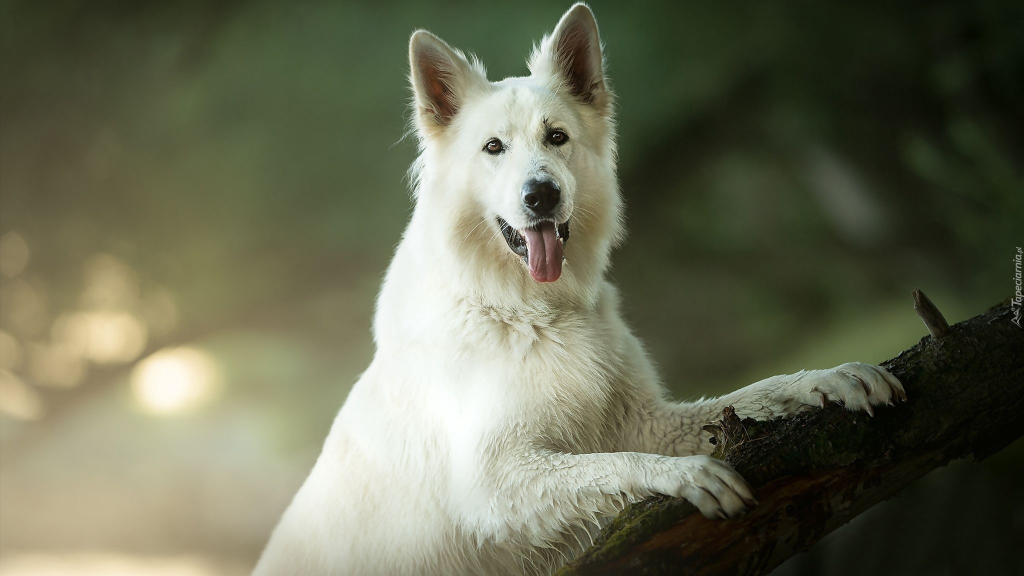
#> input picture Computer-Vision/27924d2cc173c4111754766a0434f048.jpg, 2048 x 1152 px, given in place of 1.MOV, which was not available (shown at 1/2 size)
$ jupyter execute --allow-errors bruno_zmiany.ipynb   (shell and % lines are left out)   (text cells are left out)
#> lines starting #> are read from the running program, lines starting #| are printed output that depends on the picture; after the words box and inside, x2 and y2 are one past the last pixel; in counts of white or black regions, pixels touching at a corner belong together; pictures that were not available may be replaced by others from this repository, and a replacement may not be noted
[cell 1]
import cv2
import numpy as np

from PIL import Image

[cell 2]
clips = [
    '1.MOV',
    '2.MOV',
    '3.MOV',
    'MEDIUM_1.MOV',
    'MEDIUM_2.MOV',
    'MEDIUM_3.MOV',
    'HARD_1.MOV',
    'HARD_2.MOV',
    'HARD_3.MOV',
]

clips = [f'data/{clip}' for clip in clips]

[cell 3]
def imshow(a):
    a = a.clip(0, 255).astype("uint8")
    if a.ndim == 3:
        if a.shape[2] == 4:
            a = cv2.cvtColor(a, cv2.COLOR_BGRA2RGBA)
        else:
            a = cv2.cvtColor(a, cv2.COLOR_BGR2RGB)
    display(Image.fromarray(a))

[cell 4]
def load_video(path):
    cap = cv2.VideoCapture(path)
    if cap.isOpened():
        print('Opened the file successfully.')

    print(f"File name: {path}")
    # Height and width of the video
    height = cap.get(cv2.CAP_PROP_FRAME_HEIGHT)
    width = cap.get(cv2.CAP_PROP_FRAME_WIDTH)

    print(f"Height: {height}, Width: {width}")

    # Number of frames in the video
    FPS = cap.get(cv2.CAP_PROP_FPS)
    print(f"FPS: {FPS}")

    return cap, int(height), int(width), FPS

[cell 5]
test_video, test_height, test_width, test_FPS = load_video(clips[-1])

[cell 6]
def proper_opening(img, struct):
  transformed = cv2.morphologyEx(
      cv2.morphologyEx(
          cv2.morphologyEx(img, cv2.MORPH_CLOSE, struct), cv2.MORPH_OPEN, struct
      ), cv2.MORPH_CLOSE, struct
  )

  return np.min(np.stack((transformed, img), axis=2), axis=2)

[cell 7]
# pre process images used for reference
assassin = cv2.imread('data/assassin.jpg', cv2.IMREAD_COLOR)
neutral1 = cv2.imread('data/neutral1.jpg', cv2.IMREAD_COLOR)
neutral2 = cv2.imread('data/neutral2.jpg', cv2.IMREAD_COLOR)

# rotate left and downscale
assassin = cv2.rotate(assassin, cv2.ROTATE_90_COUNTERCLOCKWISE)
#> (the rest of this cell did not finish here and is left out)

[cell 8]
def do_everything(input_file_path, output_file_path):
#> called with input_file_path = 'data/1.MOV', output_file_path = 'outputs/1.MOV'
    video, height, width, FPS = load_video(input_file_path)
    # Define the codec and create VideoWriter object
    fourcc = cv2.VideoWriter_fourcc(*"DIVX")
    output_video = cv2.VideoWriter(
        output_file_path,
        fourcc,
        FPS,
        (width, height),
        )

    # Create a background subtractor
    fgbg = cv2.createBackgroundSubtractorMOG2()


    frame_n = -1
    while video.isOpened():

        ret, frame = video.read()
#> frame is the input picture: shape (1152, 2048, 3); mean B, G, R 84.3, 106.7, 104.5
        frame_n += 1
        if not ret:
            break
        # === Color Segmentation ===
        # Range of colors in HSV
        hsv = cv2.cvtColor(frame, cv2.COLOR_BGR2HSV)
#> hsv: shape (1152, 2048, 3); mean H, S, V 35.9, 85.4, 109
        # bounds for red and blue
        lower_red = np.array([0, 100, 100])
        upper_red = np.array([12, 255, 255])
        lower_blue = np.array([98, 50, 50])
        upper_blue = np.array([118, 255, 255])

        # Threshold the HSV image to get only predefined colors
        mask_red = cv2.inRange(hsv, lower_red, upper_red)
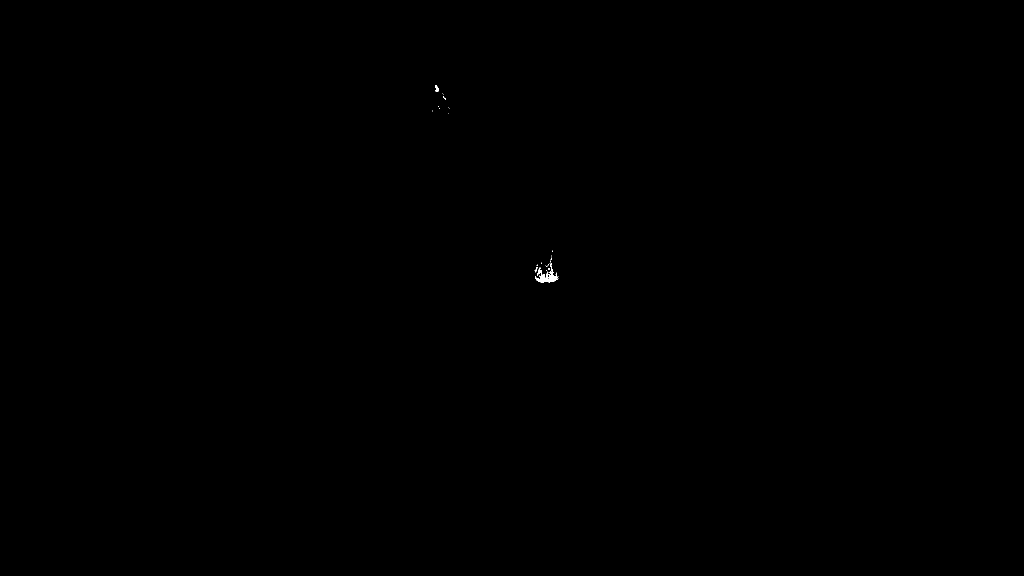
#> mask_red: shape (1152, 2048) (shown at 1/2 size); 0.04% white; 30 white regions (27 under 20 px), largest, box (x1, y1, x2, y2) and area: (1070, 526, 1117, 565) 663, (870, 170, 878, 184) 68, (1070, 534, 1074, 545) 20
        mask_blue = cv2.inRange(hsv, lower_blue, upper_blue)
#> mask_blue: shape (1152, 2048); 0% white in thin lines or dots, all inside (x1, y1, x2, y2) = (1050, 368, 1061, 384)

        # Combine masks
        mask = cv2.bitwise_or(mask_red, mask_blue)
#> mask: shape (1152, 2048); 0.04% white; 41 white regions (37 under 20 px), largest, box (x1, y1, x2, y2) and area: (1070, 526, 1117, 565) 663, (870, 170, 878, 184) 68, (1050, 376, 1057, 383) 29, (1070, 534, 1074, 545) 20

        # apply proper opening
        mask = proper_opening(mask, np.ones((5, 5), np.uint8))
#> in proper_opening, `transformed = cv2.morphologyEx( cv2.morphologyEx( cv2.morphologyEx(img..`: transformed: shape (1152, 2048); 0.05% white; 3 white regions, box (x1, y1, x2, y2) and area: (1071, 528, 1116, 565) 948, (1050, 376, 1060, 383) 70, (871, 175, 877, 183) 47
#> in proper_opening, `return np.min(np.stack((transformed, img), axis=2), axis=2)`: returned value: shape (1152, 2048); 0.03% white; 13 white regions (10 under 20 px), largest, box (x1, y1, x2, y2) and area: (1073, 528, 1116, 565) 640, (871, 175, 877, 183) 41, (1050, 376, 1057, 383) 29
        # dilate mask to fill in holes
        mask = cv2.dilate(mask, np.ones((3, 3), np.uint8), iterations=3)
#> mask: shape (1152, 2048); 0.08% white; 3 white regions


        # Find contours and draw bounding boxes around detected elements
        contours_red_blue, _ = cv2.findContours(mask, cv2.RETR_EXTERNAL, cv2.CHAIN_APPROX_SIMPLE)
#> contours_red_blue = 3 contours; box (x1, y1, x2, y2) and area: (1068, 525, 1119, 568) 1482, (1047, 373, 1063, 386) 178, (868, 172, 880, 186) 142

        # === Hand Detection ===

        # find background
        fgmask = fgbg.apply(frame)
#> fgmask: shape (1152, 2048); values 127 (black) and 255 (white), 0% white in thin lines or dots, all inside (x1, y1, x2, y2) = (1568, 728, 1773, 847)

        # Remove noise
        fgmask = cv2.morphologyEx(fgmask, cv2.MORPH_OPEN, cv2.getStructuringElement(cv2.MORPH_ELLIPSE, (5, 5)))
#> fgmask: shape (1152, 2048); every value is 127
        fgmask = cv2.dilate(fgmask, None, iterations=2)

        contours_hand, _ = cv2.findContours(fgmask, cv2.RETR_EXTERNAL, cv2.CHAIN_APPROX_SIMPLE)
#> contours_hand = [[[0, 0], [0, 1151], [2047, 1151], [2047, 0]]]


        if frame_n % 20 == 0:
            # === Key Point Detection ===
            gray_frame = cv2.cvtColor(frame, cv2.COLOR_BGR2GRAY)
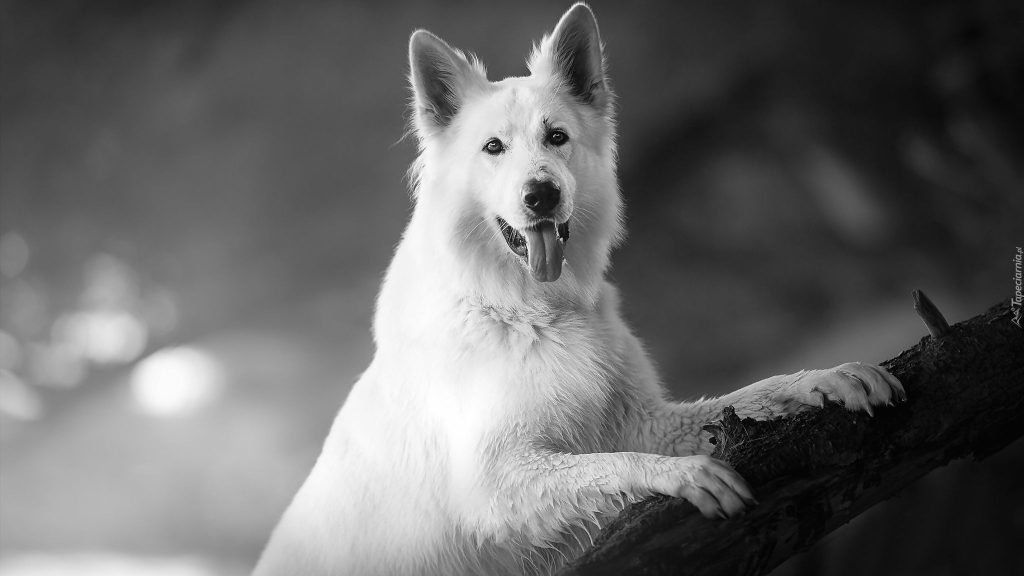
#> gray_frame: shape (1152, 2048) (shown at 1/2 size); min 0, max 255, mean 103.5
            sift = cv2.SIFT_create()
            kp_frame, des_frame = sift.detectAndCompute(gray_frame, None)
#> kp_frame = 2581 keypoints; strongest (x, y, size): (990, 294, 26.3), (1122, 478, 3.9), (1085, 395, 47.5), (1107, 275, 32.9)

            # === Assasin ===
            kp_assassin, des_assassin = sift.detectAndCompute(assassin_gray, None)
            bf = cv2.BFMatcher()

            matches = bf.knnMatch(des_assassin, des_frame,k=2)

            good = []
            for m,n in matches:
                if m.distance < 0.65*n.distance:
                    good.append([m])

            clusters = []
            for match in good:
                pt1 = kp_assassin[match[0].queryIdx].pt
                pt2 = kp_frame[match[0].trainIdx].pt
                added_to_cluster = False

                for cluster in clusters:
                    for point in cluster:
                        if np.linalg.norm(np.array(pt1) - np.array(point)) < 120:
                            cluster.append(pt2)
                            added_to_cluster = True
                            break

                    if added_to_cluster:
                        break

                if not added_to_cluster:
                    clusters.append([pt1, pt2])

            # === Neutral ===
            # sift = cv2.SIFT_create()
            kp_neutral1, des_neutral1 = sift.detectAndCompute(neutral1_gray, None)
            kp_neutral2, des_neutral2 = sift.detectAndCompute(neutral2_gray, None)


            bf = cv2.BFMatcher()

            matches_neutral1 = bf.knnMatch(des_neutral1,des_frame,k=2)
            matches_neutral2 = bf.knnMatch(des_neutral2,des_frame,k=2)

            good_neutral = []
            for m,n in matches_neutral1:
                if m.distance < 0.75*n.distance:
                    good_neutral.append([m])

            for m,n in matches_neutral2:
                if m.distance < 0.75*n.distance:
                    good_neutral.append([m])


            neutral_clusters = []
            for m in good_neutral:
                current_point = kp_frame[m[0].trainIdx].pt
                added_to_cluster = False

                for cluster in neutral_clusters:
                    for point in cluster:
                        distance = np.sqrt((point[0] - current_point[0])**2 + (point[1] - current_point[1])**2)
                        if distance < 70:
                            cluster.append(current_point)
                            added_to_cluster = True
                            break
                    if added_to_cluster:
                        break
                if not added_to_cluster:
                    neutral_clusters.append([current_point])


        # === Display ===
        # Display color segmentation detection results
        for contour in contours_red_blue:
            if cv2.contourArea(contour) < 1500 or cv2.contourArea(contour) > 50000:
                continue
            x, y, w, h = cv2.boundingRect(contour)

            cv2.rectangle(frame, (x,y), (x+w, y+h), (0, 255, 0), 2)
            if np.sum(mask_blue[y:y+h, x:x+w]) > np.sum(mask_red[y:y+h, x:x+w]):
                cv2.putText(frame, 'Team Blue', (x, y-10), cv2.FONT_HERSHEY_SIMPLEX, 0.9, (255, 0, 0), 2)
            elif np.sum(mask_blue[y:y+h, x:x+w]) < np.sum(mask_red[y:y+h, x:x+w]):
                cv2.putText(frame, 'Team Red', (x, y-10), cv2.FONT_HERSHEY_SIMPLEX, 0.9, (0, 0, 255), 2)

        # Display assasin
        for cluster in clusters:
            if len(cluster) < 4:
                continue
            # find middle point of the cluster
            middle_point = np.mean(cluster, axis=0)
            x, y = middle_point
            # draw circle around the middle point
            cv2.circle(frame, (int(x), int(y)), 70, (0, 0, 255), 2)
            cv2.putText(frame, 'Assasin', (int(x)-40, int(y)-10), cv2.FONT_HERSHEY_SIMPLEX, 0.9, (0, 0, 255), 2)

        # Display neutral
        for cluster in neutral_clusters:
            if len(cluster) < 2:
                continue
            # find middle point of the cluster
            middle_point = np.mean(cluster, axis=0)
            x, y = middle_point
            # draw circle around the middle point
            cv2.circle(frame, (int(x), int(y)), 70, (255, 0, 0), 2)
            cv2.putText(frame, 'Neutral', (int(x)-40, int(y)-10), cv2.FONT_HERSHEY_SIMPLEX, 0.9, (0, 0, 255), 2)


        # Display hand detection results
        # We are assuming that hand is the biggest moving object in the frame.
        max_area = 0
        hand_box = None
        for contour in contours_hand:
            area = cv2.contourArea(contour)
            if area > max_area:
                max_area = area
                x, y, w, h = cv2.boundingRect(contour)
                hand_box = (x, y, x + w, y + h)

        if hand_box is not None and max_area > 50000:
            cv2.rectangle(frame, (hand_box[0], hand_box[1]), (hand_box[2], hand_box[3]), (0, 255, 0), 2)
            cv2.putText(frame, 'Picking card', (hand_box[0], hand_box[1]-10), cv2.FONT_HERSHEY_SIMPLEX, 0.9, (0, 255, 0), 2)

        output_video.write(frame)

    video.release()  # Release the video capture
    output_video.release()
